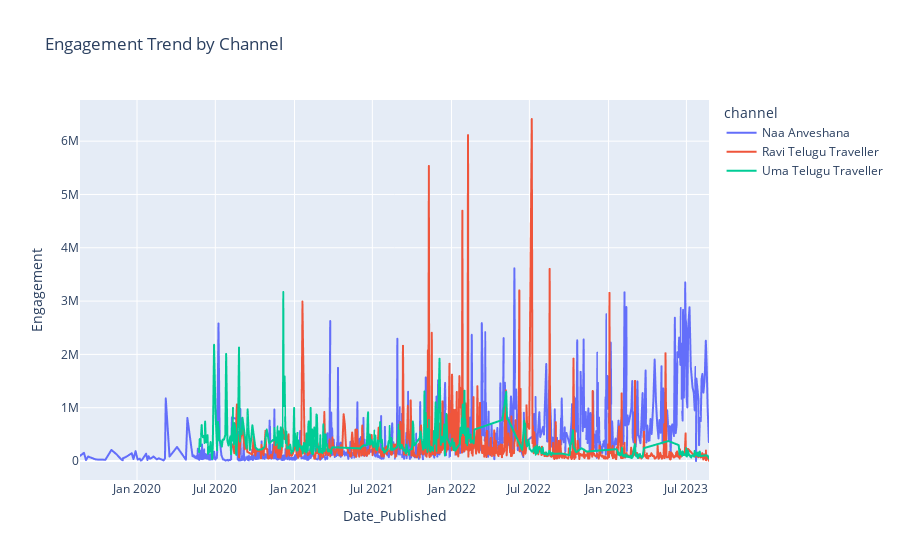

The notebook cell this image was saved under:
### Code cell
### Engagement Trend By Date Published

# Create a line plot with different lines for each channel
fig = px.line(df, x='Date_Published', y='Engagement', color='channel', title='Engagement Trend by Channel')

# Show the plot
fig.show()

### Figure 1 — Plotly figure (JSON) as saved in the notebook; plotly's stock layout.template omitted (floating-point values rounded to 4 significant figures; data arrays with more than 128 entries replaced by an {"elided": "..."} marker saying what was removed)
{"data": [{"hovertemplate": "channel=Naa Anveshana<br>Date_Published=%{x}<br>Engagement=%{y}<extra></extra>", "legendgroup": "Naa Anveshana", "line": {"color": "#636efa", "dash": "solid"}, "marker": {"symbol": "circle"}, "mode": "lines", "name": "Naa Anveshana", "showlegend": true, "type": "scattergl", "x": {"elided": "1022 str values"}, "xaxis": "x", "y": {"elided": "1022 int values"}, "yaxis": "y"}, {"hovertemplate": "channel=Ravi Telugu Traveller<br>Date_Published=%{x}<br>Engagement=%{y}<extra></extra>", "legendgroup": "Ravi Telugu Traveller", "line": {"color": "#EF553B", "dash": "solid"}, "marker": {"symbol": "circle"}, "mode": "lines", "name": "Ravi Telugu Traveller", "showlegend": true, "type": "scattergl", "x": {"elided": "719 str values"}, "xaxis": "x", "y": {"elided": "719 int values"}, "yaxis": "y"}, {"hovertemplate": "channel=Uma Telugu Traveller<br>Date_Published=%{x}<br>Engagement=%{y}<extra></extra>", "legendgroup": "Uma Telugu Traveller", "line": {"color": "#00cc96", "dash": "solid"}, "marker": {"symbol": "circle"}, "mode": "lines", "name": "Uma Telugu Traveller", "showlegend": true, "type": "scattergl", "x": {"elided": "510 str values"}, "xaxis": "x", "y": {"elided": "510 int values"}, "yaxis": "y"}], "layout": {"legend": {"title": {"text": "channel"}, "tracegroupgap": 0}, "title": {"text": "Engagement Trend by Channel"}, "xaxis": {"anchor": "y", "domain": [0, 1], "title": {"text": "Date_Published"}}, "yaxis": {"anchor": "x", "domain": [0, 1], "title": {"text": "Engagement"}}}}
